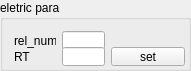
       <widget class="QGroupBox" name="groupBox_14">
        <property name="minimumSize">
         <size>
          <width>191</width>
          <height>51</height>
         </size>
        </property>
        <property name="maximumSize">
         <size>
          <width>191</width>
          <height>71</height>
         </size>
        </property>
        <property name="title">
         <string>eletric para</string>
        </property>
        <layout class="QGridLayout" name="gridLayout_18">
         <item row="0" column="0">
          <widget class="QLabel" name="label_89">
           <property name="minimumSize">
            <size>
             <width>42</width>
             <height>19</height>
            </size>
           </property>
           <property name="maximumSize">
            <size>
             <width>42</width>
             <height>19</height>
            </size>
           </property>
           <property name="text">
            <string>rel_num</string>
           </property>
          </widget>
         </item>
         <item row="0" column="1">
          <widget class="QLineEdit" name="rel_num">
           <property name="minimumSize">
            <size>
             <width>43</width>
             <height>19</height>
            </size>
           </property>
           <property name="maximumSize">
            <size>
             <width>43</width>
             <height>19</height>
            </size>
           </property>
           <property name="text">
            <string/>
           </property>
           <property name="alignment">
            <set>Qt::AlignRight|Qt::AlignTrailing|Qt::AlignVCenter</set>
           </property>
          </widget>
         </item>
         <item row="1" column="0">
          <widget class="QLabel" name="label_92">
           <property name="minimumSize">
            <size>
             <width>42</width>
             <height>19</height>
            </size>
           </property>
           <property name="maximumSize">
            <size>
             <width>42</width>
             <height>19</height>
            </size>
           </property>
           <property name="text">
            <string>RT</string>
           </property>
          </widget>
         </item>
         <item row="1" column="1">
          <widget class="QLineEdit" name="RT">
           <property name="minimumSize">
            <size>
             <width>43</width>
             <height>19</height>
            </size>
           </property>
           <property name="maximumSize">
            <size>
             <width>43</width>
             <height>19</height>
            </size>
           </property>
           <property name="text">
            <string/>
           </property>
           <property name="alignment">
            <set>Qt::AlignRight|Qt::AlignTrailing|Qt::AlignVCenter</set>
           </property>
          </widget>
         </item>
         <item row="1" column="2">
          <widget class="QPushButton" name="set_btn_rel_num">
           <property name="minimumSize">
            <size>
             <width>74</width>
             <height>19</height>
            </size>
           </property>
           <property name="maximumSize">
            <size>
             <width>74</width>
             <height>19</height>
            </size>
           </property>
           <property name="text">
            <string>set</string>
           </property>
          </widget>
         </item>
        </layout>
       </widget>
